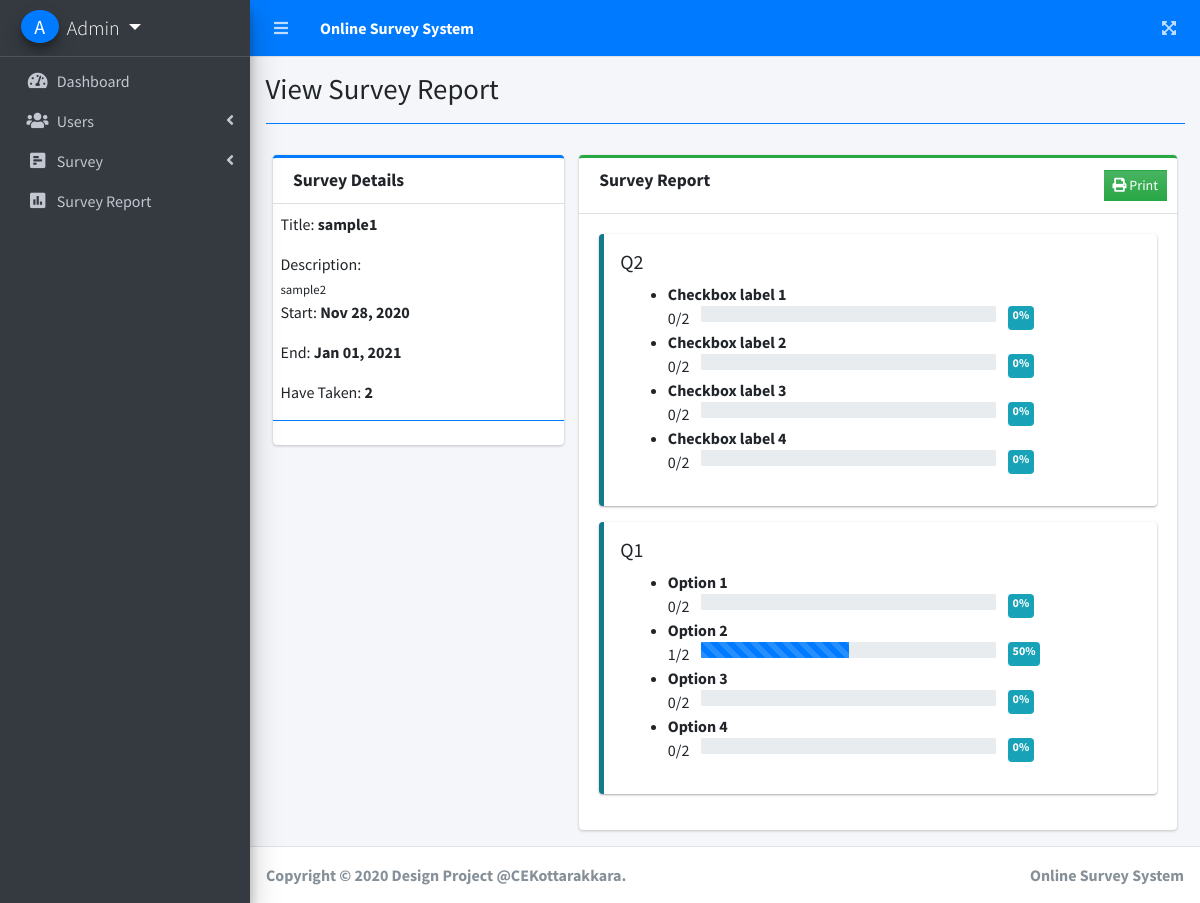
Page /index.php?page=view_survey_report&id=1 (signed in) on the committed database.
### tables this page shows
CREATE TABLE `questions` (
  `id` int(255) NOT NULL,
  `question` text NOT NULL,
  `frm_option` text NOT NULL,
  `type` varchar(255) NOT NULL,
  `order_by` int(255) NOT NULL,
  `survey_id` int(255) NOT NULL,
  `date_created` datetime NOT NULL DEFAULT current_timestamp()
);

### view_survey_report.php (the view, shortened to what this page needs)
<?php include 'db_connect.php' ?>
<?php
$qry = $conn->query("SELECT * FROM survey_set where id = ".$_GET['id'])->fetch_array();
foreach($qry as $k => $v){
	if($k == 'title')
		$k = 'stitle';
}
$taken = $conn->query("SELECT distinct(user_id) from answers where survey_id ={$id}")->num_rows;
$answers = $conn->query("SELECT a.*,q.type from answers a inner join questions q on q.id = a.question_id where a.survey_id ={$id}");
$ans = array();
while($row=$answers->fetch_assoc()){
	if($row['type'] == 'radio_opt'){
		$ans[$row['question_id']][$row['answer']][] = 1;
	}
	if($row['type'] == 'check_opt'){
		foreach(explode(",", str_replace(array("[","]"), '', $row['answer'])) as $v){
		$ans[$row['question_id']][$v][] = 1;
		}
	}
}
?>
<div class="col-lg-12">
	<div class="row">
		<div class="col-md-4">
			<div class="card card-outline card-primary">
				<div class="card-header">
					<h3 class="card-title"><b>Survey Details</b></h3>
				</div>
				<div class="card-body p-0 py-2">
					<div class="container-fluid">
						<p>Title: <b><?php echo $stitle ?></b></p>
						<p class="mb-0">Description:</p>
						<small><?php echo $description; ?></small>
						<p>Start: <b><?php echo date("M d, Y",strtotime($start_date)) ?></b></p>
						<p>End: <b><?php echo date("M d, Y",strtotime($end_date)) ?></b></p>
						<p>Have Taken: <b><?php echo number_format($taken) ?></b></p>
					</div>
					<hr class="border-primary">
				</div>
			</div>
		</div>
		<div class="col-md-8">
			<div class="card card-outline card-success">
				<div class="card-header">
					<h3 class="card-title"><b>Survey Report</b></h3>
					<div class="card-tools">
						<button class="btn btn-flat btn-sm bg-gradient-success" type="button" id="print"><i class="fa fa-print"></i> Print</button>
					</div>
				</div>
				<div class="card-body ui-sortable">
					<?php
					$question = $conn->query("SELECT * FROM questions where survey_id = $id order by abs(order_by) asc,abs(id) asc");
					while($row=$question->fetch_assoc()):
					?>
					<div class="callout callout-info">
						<h5><?php echo $row['question'] ?></h5>
						<div class="col-md-12">
							<?php if($row['type'] != 'textfield_s'):?>
								<ul>
							<?php foreach(json_decode($row['frm_option']) as $k => $v):
								$prog = ((isset($ans[$row['id']][$k]) ? count($ans[$row['id']][$k]) : 0) / $taken) * 100;
								$prog = round($prog,2);
								?>
								<li>
									<div class="d-block w-100">
										<b><?php echo $v ?></b>
									</div>
									<div class="d-flex w-100">
									<span class=""><?php echo isset($ans[$row['id']][$k]) ? count($ans[$row['id']][$k]) : 0 ?>/<?php echo $taken ?></span>
									<div class="mx-1 col-sm-8"">
									<div class="progress w-100" >
					                  <div class="progress-bar bg-primary progress-bar-striped" role="progressbar" aria-valuenow="40" aria-valuemin="0" aria-valuemax="100" style="width: <?php echo $prog ?>%">
					                  </div>
					                </div>
					                </div>
					                <span class="badge badge-info"><?php echo $prog ?>%</span>
									</div>
								</li>
								<?php endforeach; ?>
								</ul>
						<?php endif; ?>
						</div>
					</div>
					<?php endwhile; ?>
				</div>
			</div>
		</div>
	</div>
</div>

### index.php (shortened to what this page needs)
<!DOCTYPE html>
<html lang="en">
<?php
	include 'header.php'
?>
<body class="hold-transition sidebar-mini layout-fixed layout-navbar-fixed layout-footer-fixed">
<div class="wrapper">
  <?php include 'topbar.php' ?>
  <?php include 'sidebar.php' ?>
  <div class="content-wrapper">
    <div class="content-header">
      <div class="container-fluid">
        <div class="row mb-2">
          <div class="col-sm-6">
            <h1 class="m-0"><?php echo $title ?></h1>
          </div>
        </div>
            <hr class="border-primary">
      </div>
    </div>
    <section class="content">
      <div class="container-fluid">
         <?php
          $page = isset($_GET['page']) ? $_GET['page'] : 'home';
          include $page.'.php';
          ?>
      </div>
    </section>
  </div>
  <footer class="main-footer">
    <strong>Copyright &copy; 2020 Design Project @CEKottarakkara</a>.</strong>
    <div class="float-right d-none d-sm-inline-block">
      <b>Online Survey System</b>
    </div>
  </footer>
</div>
</body>
</html>

### header.php (shortened to what this page needs)
<head>
  <?php
  $title = isset($_GET['page']) ? ucwords(str_replace("_", ' ', $_GET['page'])) : "Home";
  ?>
  <link rel="stylesheet" href="assets/plugins/fontawesome-free/css/all.min.css">
  <link rel="stylesheet" href="assets/plugins/overlayScrollbars/css/OverlayScrollbars.min.css">
  <link rel="stylesheet" href="assets/plugins/datatables-bs4/css/dataTables.bootstrap4.min.css">
  <link rel="stylesheet" href="assets/plugins/datatables-responsive/css/responsive.bootstrap4.min.css">
  <link rel="stylesheet" href="assets/plugins/datatables-buttons/css/buttons.bootstrap4.min.css">
  <link rel="stylesheet" href="assets/plugins/select2/css/select2.min.css">
  <link rel="stylesheet" href="assets/plugins/select2-bootstrap4-theme/select2-bootstrap4.min.css">
  <link rel="stylesheet" href="assets/plugins/sweetalert2-theme-bootstrap-4/bootstrap-4.min.css">
  <link rel="stylesheet" href="assets/plugins/toastr/toastr.min.css">
  <link rel="stylesheet" href="assets/plugins/icheck-bootstrap/icheck-bootstrap.min.css">
  <link rel="stylesheet" href="assets/dist/css/adminlte.min.css">
  <link rel="stylesheet" href="assets/dist/css/styles.css">
  <link rel="stylesheet" href="assets/plugins/summernote/summernote-bs4.min.css">
</head>

### topbar.php
<nav class="main-header navbar navbar-expand navbar-primary navbar-dark ">
  <ul class="navbar-nav">
    <li class="nav-item">
      <a class="nav-link" data-widget="pushmenu" href="#" role="button"><i class="fas fa-bars"></i></a>
    </li>
    <li>
      <a class="nav-link text-white"  href="./" role="button"> <large><b>Online Survey System</b></large></a>
    </li>
  </ul>
  <ul class="navbar-nav ml-auto">
    <li class="nav-item">
      <a class="nav-link" data-widget="fullscreen" href="#" role="button">
        <i class="fas fa-expand-arrows-alt"></i>
      </a>
    </li>
  </ul>
</nav>

### sidebar.php (shortened to what this page needs)
<aside class="main-sidebar sidebar-dark-primary elevation-4">
  <div class="dropdown">
 	<a href="javascript:void(0)" class="brand-link dropdown-toggle" data-toggle="dropdown" aria-expanded="true">
      <span class="brand-image img-circle elevation-3 d-flex justify-content-center align-items-center bg-primary text-white font-weight-500" style="width: 38px;height:50px"><?php echo strtoupper(substr($_SESSION['login_firstname'], 0,1).substr($_SESSION['login_lastname'], 0,1)) ?></span>
      <span class="brand-text font-weight-light"><?php echo ucwords($_SESSION['login_firstname'].' '.$_SESSION['login_lastname']) ?></span>
    </a>
  </div>
  <div class="sidebar">
    <nav class="mt-2">
      <ul class="nav nav-pills nav-sidebar flex-column nav-flat" data-widget="treeview" role="menu" data-accordion="false">
        <li class="nav-item dropdown">
          <a href="./" class="nav-link nav-home">
            <i class="nav-icon fas fa-tachometer-alt"></i>
            <p>
              Dashboard
            </p>
          </a>
        </li>
      <?php if($_SESSION['login_type'] == 1): ?>
        <li class="nav-item">
          <a href="#" class="nav-link nav-edit_user">
            <i class="nav-icon fas fa-users"></i>
            <p>
              Users
              <i class="right fas fa-angle-left"></i>
            </p>
          </a>
        </li>
        <li class="nav-item">
          <a href="#" class="nav-link nav-is-tree nav-edit_survey nav-view_survey">
            <i class="nav-icon fa fa-poll-h"></i>
            <p>
              Survey
              <i class="right fas fa-angle-left"></i>
            </p>
          </a>
        </li>
        <li class="nav-item">
          <a href="./index.php?page=survey_report" class="nav-link nav-survey_report">
            <i class="nav-icon fas fa-poll"></i>
            <p>
              Survey Report
            </p>
          </a>
        </li>
      <?php endif; ?>
      </ul>
    </nav>
  </div>
</aside>

### rows in the picture
questions: question "Q2", frm_option "Checkbox label 1", id "0", frm_option "Checkbox label 2", frm_option "Checkbox label 3", frm_option "Checkbox label 4"
questions: question "Q1", frm_option "Option 1", id "0", frm_option "Option 2", id "1", id "50", frm_option "Option 3", frm_option "Option 4"

### other values in the picture
$_SESSION['login_firstname'].' '.$_SESSION['login_lastname'] "Admin"
$title "View Survey Report"
$stitle "sample1"
$description "sample2"
date("M d, Y",strtotime($start_date)) "Nov 28, 2020"
date("M d, Y",strtotime($end_date)) "Jan 01, 2021"
$taken "2"
